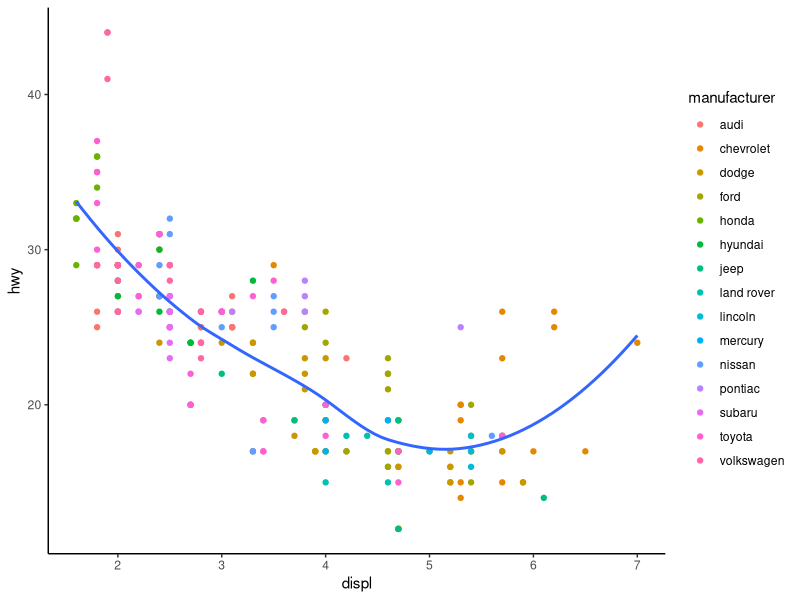
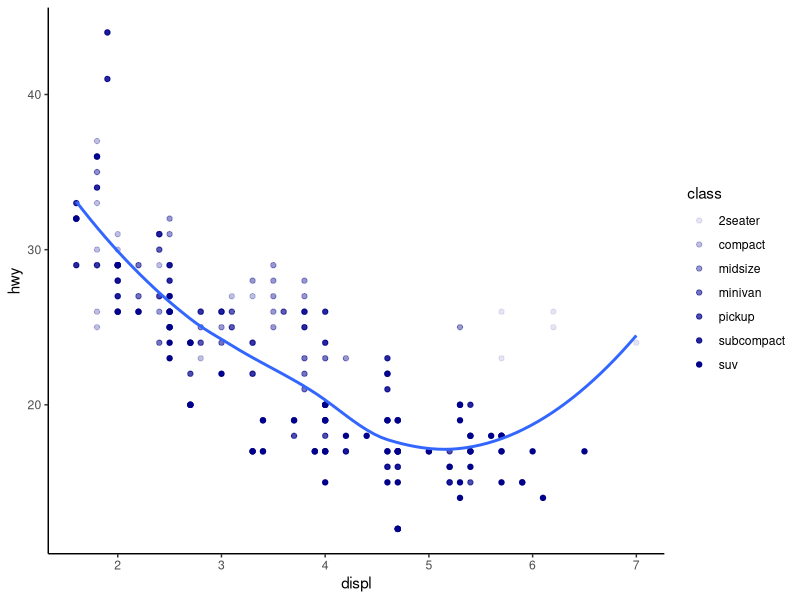
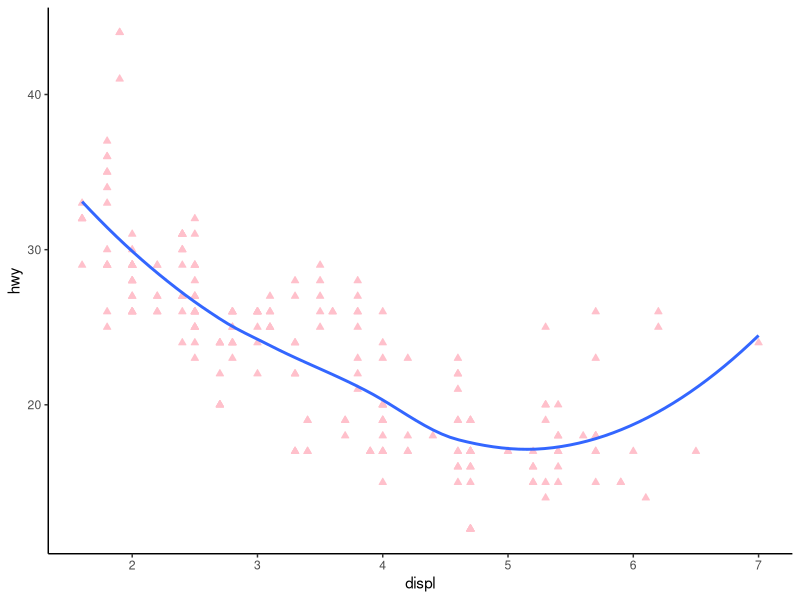
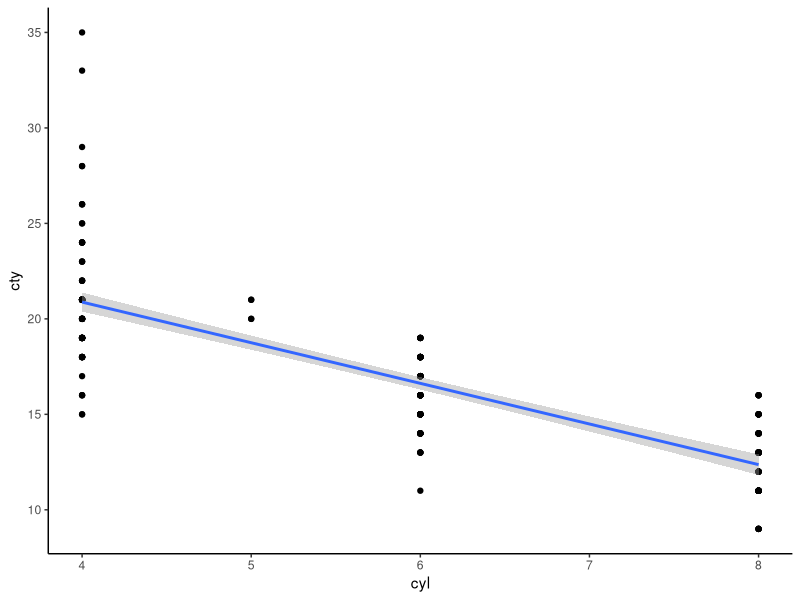
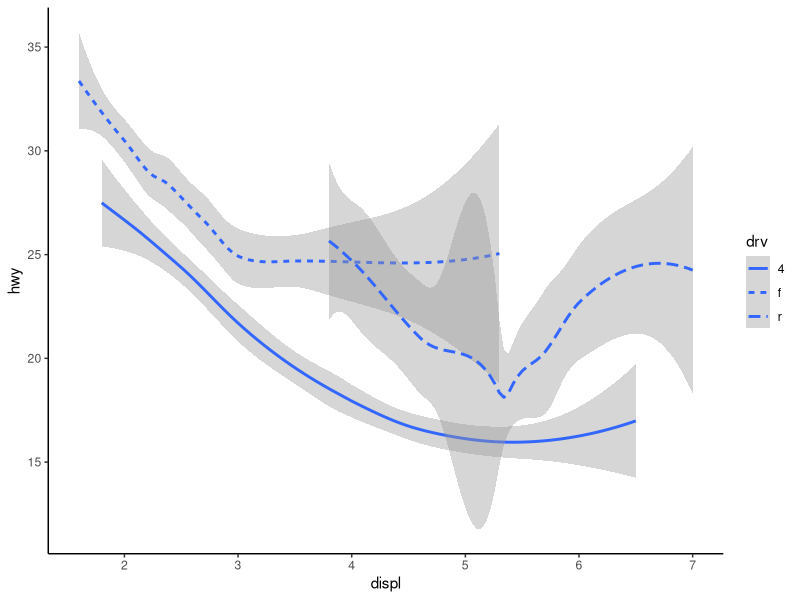
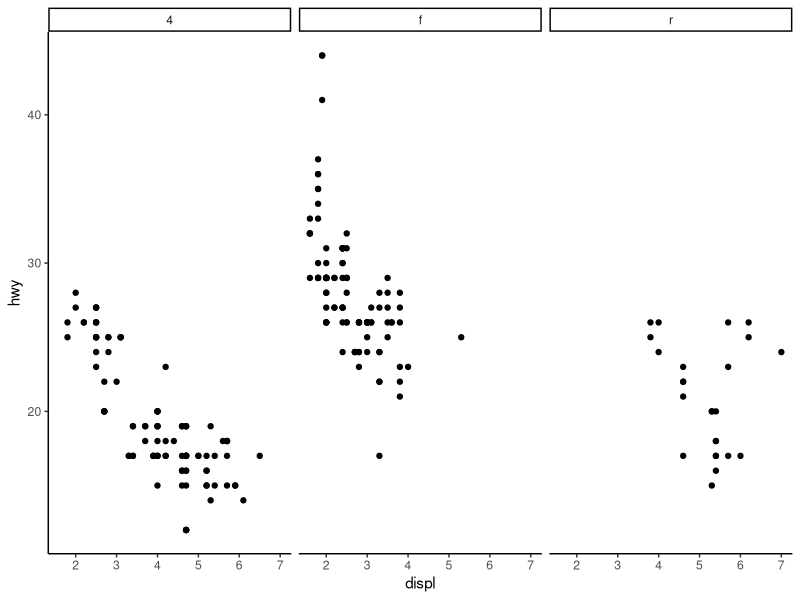
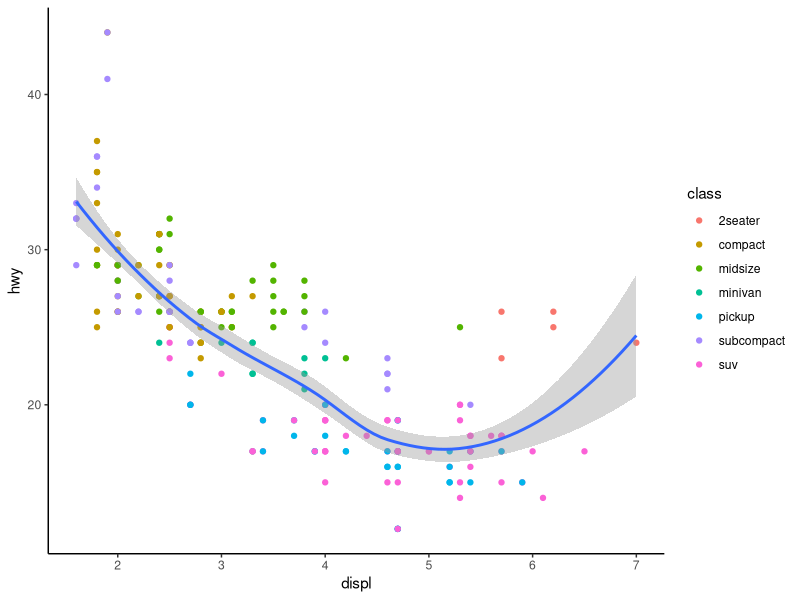
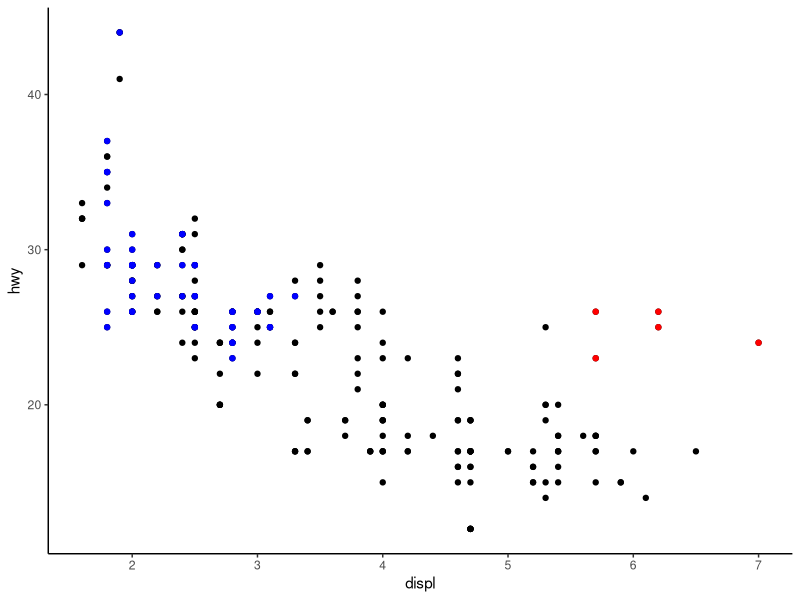

These figures' R source, in order:
# Loading libraries #

library(tidyverse)

# Opening Cars Database #

mpg
summary(mpg)
tibble(mpg)
view(mpg)

# Studying the database #

mpg %>% 
  ggplot(mapping = aes(x = displ, y = hwy)) +
  geom_point(mapping = aes(colour = manufacturer)) +
  geom_smooth(se = FALSE) +
  theme_classic()

mpg %>% 
  ggplot(mapping = aes(x = displ, y = hwy)) +
  geom_point(mapping = aes(alpha = class), colour = "darkblue") +
  geom_smooth(se = FALSE) +
  theme_classic()

mpg %>% 
  ggplot(mapping = aes(x = displ, y = hwy)) +
  geom_point(shape = 24, colour = "pink", fill = "pink") +
  geom_smooth(se = FALSE) +
  theme_classic()

?geom_point

mpg %>% 
  ggplot(mapping = aes(x = cyl, y = cty)) +
  geom_point() +
  geom_smooth(method = "lm") +
  theme_classic()

mpg %>% 
  ggplot(aes(x = displ, y = hwy, linetype = drv)) + 
  geom_smooth() +
  theme_classic()

mpg %>% 
  ggplot(aes(x = displ, y = hwy)) + 
  geom_point() +
  facet_wrap(~drv) +
  theme_classic()

mpg %>% 
  ggplot(aes(x = displ, y = hwy)) + 
  geom_point(aes(color = class)) + 
  geom_smooth() +
  theme_classic()

mpg %>% 
  ggplot(aes(x = displ, y = hwy)) + 
  geom_point() + 
  geom_point(data = mpg %>% filter(class == "2seater"), color = "red") +
  geom_point(data = mpg %>% filter(class == "compact"), color = "blue") +
  theme_classic()

mpg %>% 
  ggplot(mapping = aes(x = hwy)) +
  geom_density() +
  theme_bw()

mpg %>% 
  ggplot(aes(x = displ, y = hwy)) + 
  geom_point() + 
  facet_wrap(~cyl)

mpg %>% 
  ggplot(aes(x = displ, y = hwy)) + 
  geom_point() + 
  facet_wrap(~cyl, scales = "free")

mpg %>% 
  ggplot(aes(x = displ, y = hwy)) + 
  geom_point() + 
  facet_grid(cyl ~ manufacturer, scales ="free")

mpg %>% 
  ggplot(aes(x = displ, y = hwy)) + 
  geom_point() +
  facet_grid(. ~ drv)

mpg %>% 
  ggplot(aes(x = displ, y = hwy)) + 
  geom_point() +
  facet_wrap(drv ~ ., nrow = 3)
